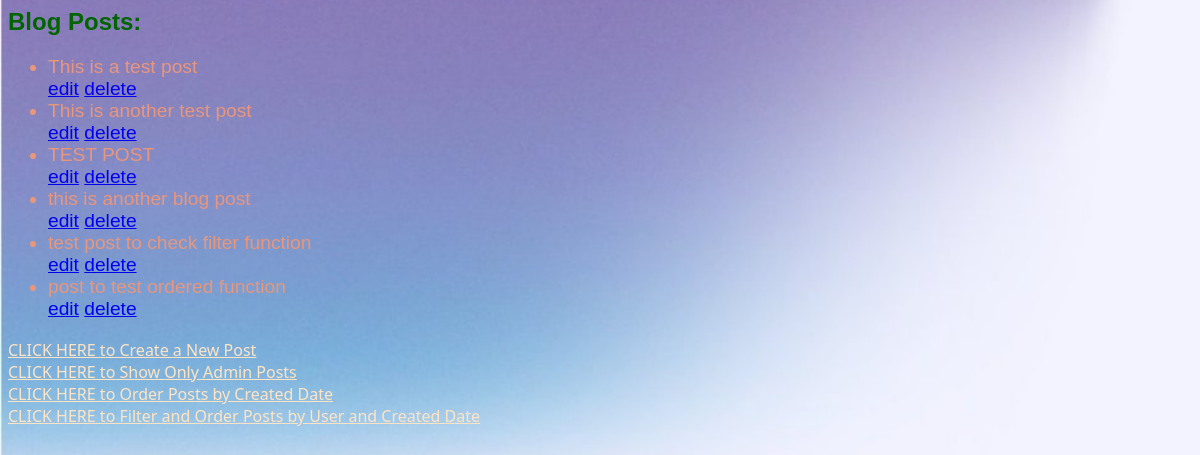
Screenshot of /blog/ with the database file from the repository.
### blog/models.py (models this page shows, shortened)
class Post(models.Model):
    author = models.ForeignKey(settings.AUTH_USER_MODEL, on_delete=models.CASCADE)
    title = models.CharField(max_length=200)
    text = models.TextField()
    created_date = models.DateTimeField(default=timezone.now)
    published_date = models.DateTimeField(blank=True, null=True)

### blog/views.py (the view)
# urls.py: path('', views.IndexView.as_view(), name='index'),
class IndexView(generic.ListView):
  template_name = 'blog/index.html'
  context_object_name = 'post_list'
  def get_queryset(self):
    return Post.objects.all()

### blog/templates/blog/index.html (shortened to what this page needs)
{% load static %}
<link rel="stylesheet" type="text/css" href="{% static 'blog/styles.css' %}">
<h2>Blog Posts:</h2>
{% if post_list %}
  <ul>
  {% for post in post_list %}
    <li>{{ post.title }}</li>
    <a href="{% url 'blog:update' post.id %}">edit</a>
    <a href="{% url 'blog:delete' post.id %}">delete</a>
  {% endfor %}
  </ul>
{% else %}
  <p>No posts available.</p>
{% endif %}
<a class = "create" href="{% url 'blog:create' %}">CLICK HERE to Create a New Post</a>
<a class = "filter" href="{% url 'blog:filter' %}">CLICK HERE to Show Only Admin Posts</a>
<a class = "order" href="{% url 'blog:order' %}">CLICK HERE to Order Posts by Created Date</a>
<a class = "filterorder" href="{% url 'blog:filterorder' %}">CLICK HERE to Filter and Order Posts by User and Created Date</a>

### blog/static/blog/styles.css (style rules this page uses)
ul { color:darksalmon; font-family:'Franklin Gothic Medium', 'Arial Narrow', Arial, sans-serif; font-size: larger; }
h2 { color:darkgreen; font-family: Verdana, Geneva, Tahoma, sans-serif; }
.create, .filter, .order, .filterorder { color:bisque; font-family: 'Segoe UI', Tahoma, Geneva, Verdana, sans-serif; }

### rows the page displays
Post: title "This is a test post"
Post: title "This is another test post"
Post: title "TEST POST"
Post: title "this is another blog post"
Post: title "test post to check filter function"
Post: title "post to test ordered function"
